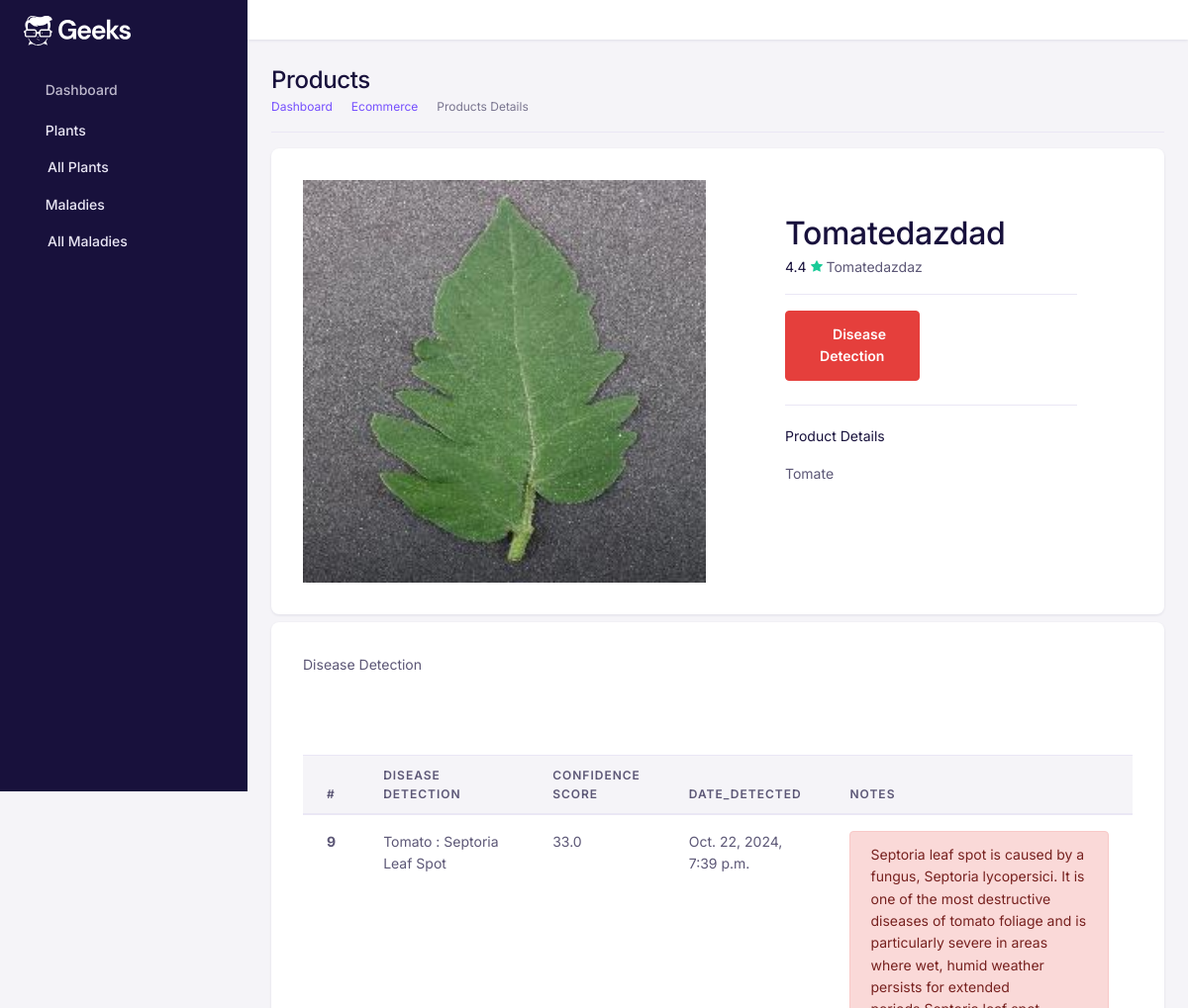
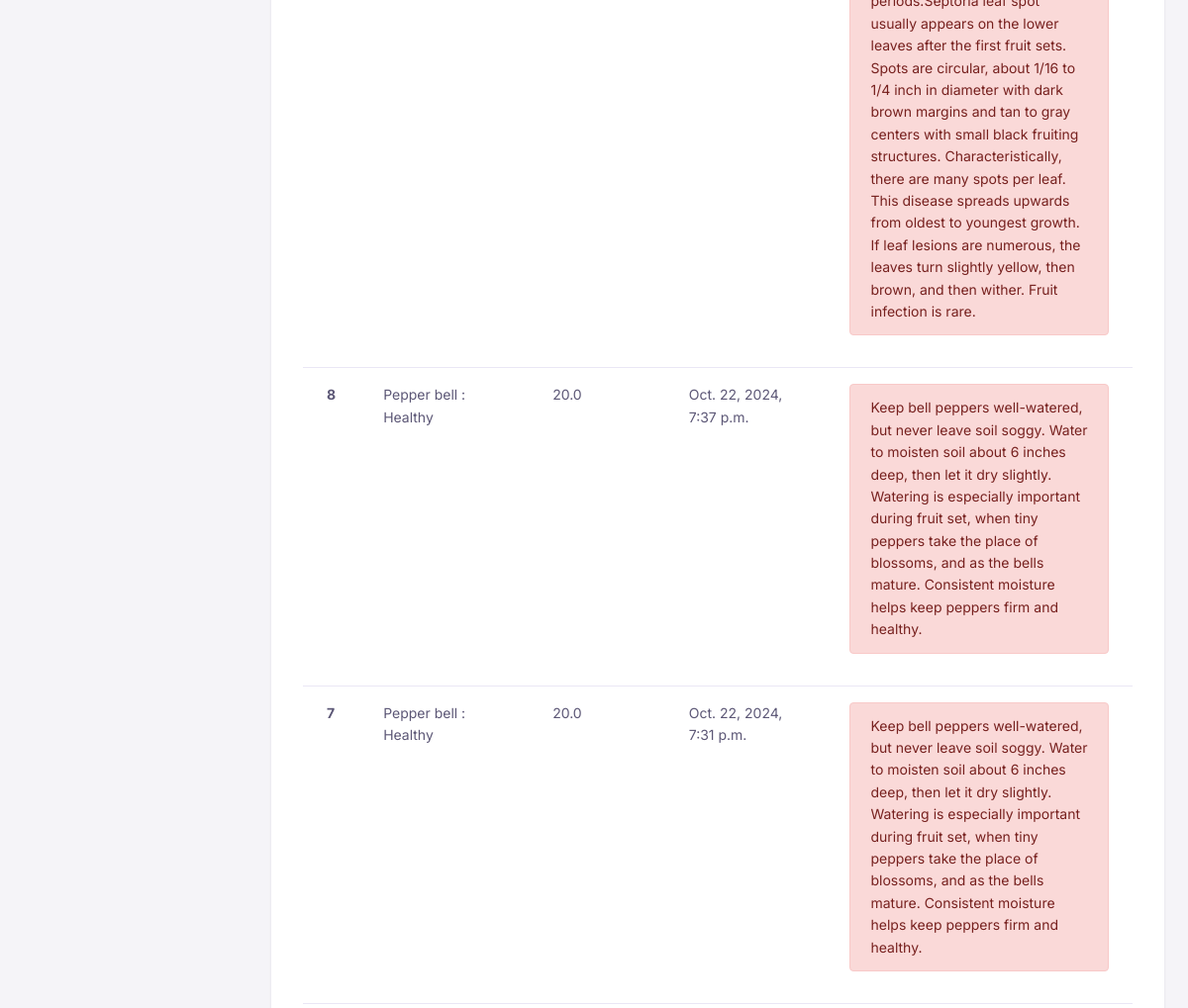
The page /plants/10/ (upper part) on the database as committed earlier (2 pictures, top to bottom).
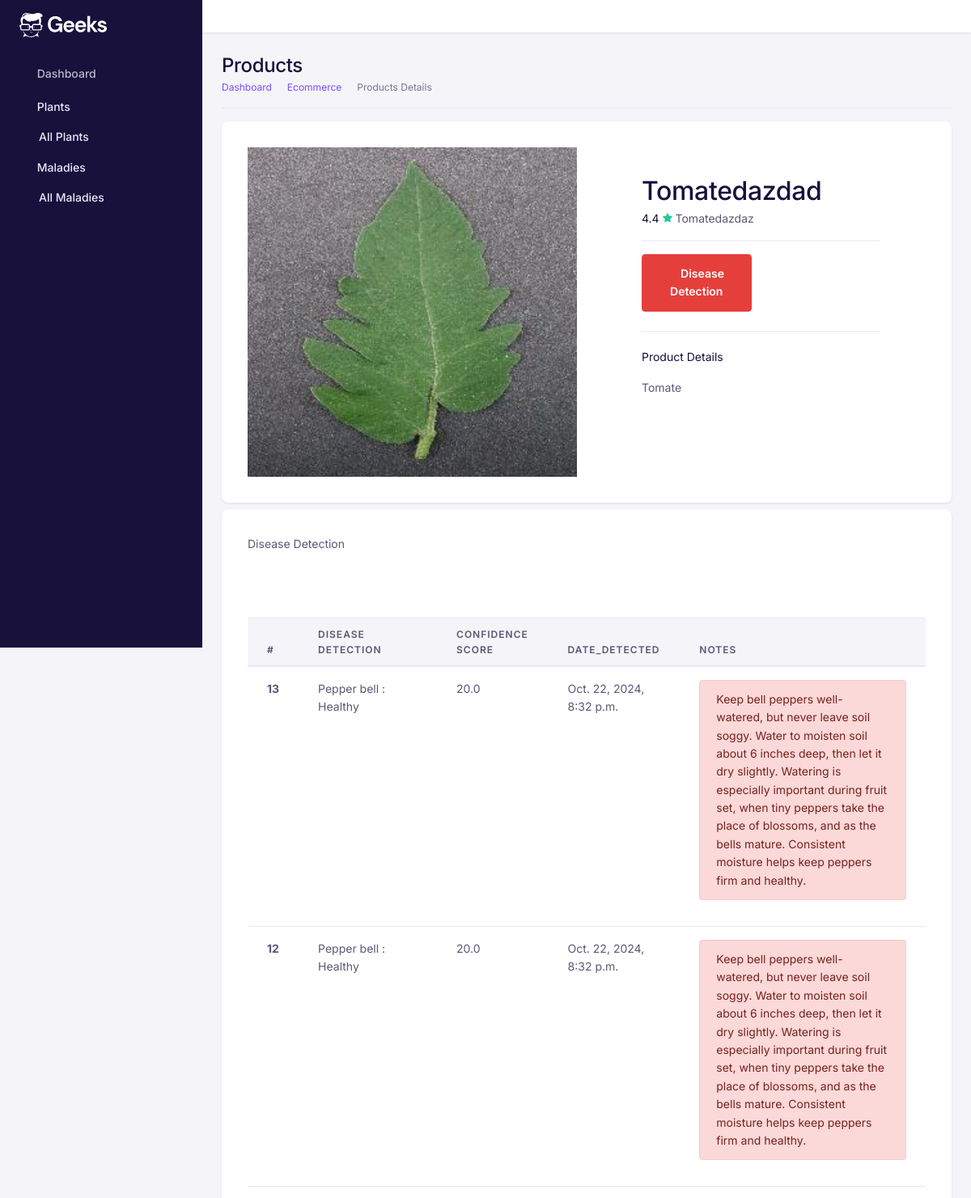
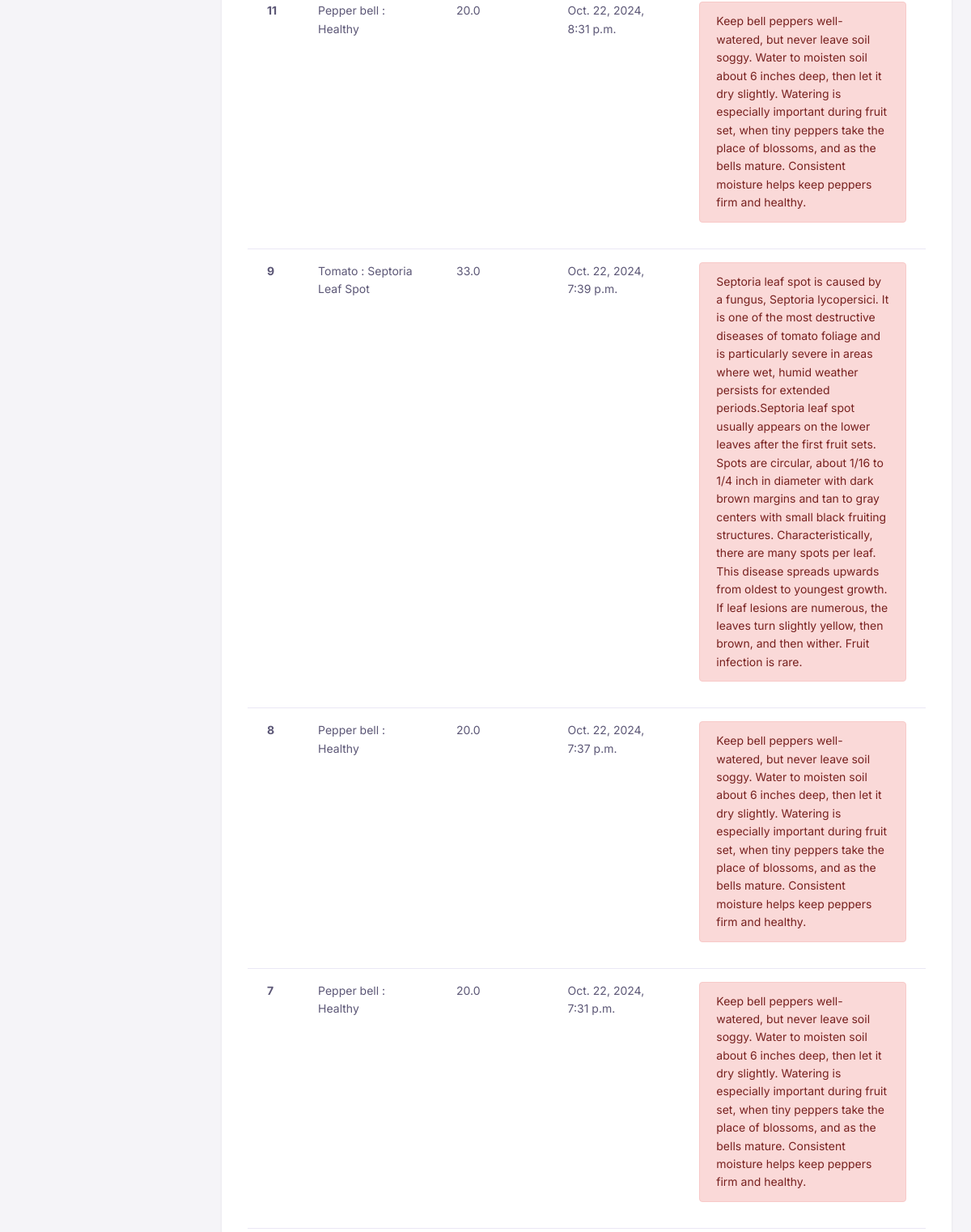
The same page on the database as committed later (2 pictures, top to bottom).
### PlantApp/models.py (models this page shows, shortened)
class DiseaseDetection(models.Model):
    plant = models.ForeignKey(Plant, on_delete=models.CASCADE, related_name='detections')
    date_detected = models.DateTimeField(auto_now_add=True)
    detected_disease = models.CharField(max_length=255)
    confidence_score = models.FloatField(null = True)
    image = models.ImageField(upload_to='detections/', blank=True, null=True)
    notes = models.TextField(blank=True, null=True)

### PlantApp/views.py (the view)
# urls.py: path('plants/<int:pk>/', plant_details, name='details'),
def plant_details(request, pk = None):
    plant = Plant.objects.get(id = pk)
    dis = DiseaseDetection.objects.filter(plant = plant).order_by('-date_detected')
    return render(request, 'plant_details.html', {'plant': plant ,'dis' : dis})

### PlantApp/templates/plant_details.html (shortened to what the changed rows need)
<!DOCTYPE html>
<html lang="en">
{% load static %}
<head>
    <link href={% static 'assets/fonts/feather/feather.css' %} rel="stylesheet" />
    <link href={% static 'assets/libs/dragula/dist/dragula.min.css' %} rel="stylesheet" />
    <link href={% static 'assets/libs/@mdi/font/css/materialdesignicons.min.css' %} rel="stylesheet" />
    <link href={% static 'assets/libs/prismjs/themes/prism.css' %} rel="stylesheet" />
    <link href={% static 'assets/libs/dropzone/dist/dropzone.css' %} rel="stylesheet" />
    <link href={% static 'assets/libs/magnific-popup/dist/magnific-popup.css' %} rel="stylesheet" />
    <link href={% static 'assets/libs/bootstrap-select/dist/css/bootstrap-select.min.css' %} rel="stylesheet">
    <link href={% static 'assets/libs/@yaireo/tagify/dist/tagify.css' %} rel="stylesheet">
    <link href={% static 'assets/libs/tiny-slider/dist/tiny-slider.css' %} rel="stylesheet">
    <link href={% static 'assets/libs/tippy.js/dist/tippy.css' %} rel="stylesheet">
    <link rel="stylesheet" href={% static 'assets/css/theme.min.css' %}>
</head>
<body>
    <div id="db-wrapper">
        <div id="page-content">
            <section class="container-fluid p-4">
                <div class="row">
                    <div class="col-lg-12 col-md-12 col-12">
                        <div
                            class="border-bottom pb-3 mb-3 d-flex flex-column flex-md-row gap-3 align-items-md-center justify-content-between">
                            <div>
                                <h1 class="mb-0 h2 fw-bold">Products</h1>
                            </div>
                        </div>
                    </div>
                </div>
                <div class="card">
                    <div class="card-body p-5">
                        <div class="row">
                            <div class="col-xl-6 col-12">
                                <div class="my-5 mx-lg-8">
                                    <div class="d-flex flex-column gap-2">
                                        <h1 class="mb-0">{{plant.name}}</h1>
                                    </div>
                                </div>
                            </div>
                        </div>
                    </div>
                </div>
                <div class="card mt-2">
                    <div class="card-body p-5">
                        <table class="table">
                            <thead>
                               <tr>
                                  <th scope="col">#</th>
                                  <th scope="col">Disease Detection</th>
                                  <th scope="col">confidence score</th>
                                  <th scope="col">date_detected</th>
                                  <th scope="col">Notes</th>
                               </tr>
                            </thead>
                            <tbody>
                                {% for di in dis %}
                               <tr>
                                  <th scope="row">{{di.id}}</th>
                                  <td>{{di.detected_disease}}</td>
                                  <td>{{di.confidence_score}}</td>
                                  <td>{{di.date_detected}}</td>
                                  <td><div class="alert alert-danger"> {{di.notes}}</div></td>
                               </tr>
                               {% endfor %}
                            </tbody>
                         </table>
                    </div>
                </div>
        </div>
    </div>
</body>
</html>

Rows that differ between the two databases and show on the page:
added DiseaseDetection: id "13", detected_disease "Pepper bell : Healthy", confidence_score "20.0", date_detected "Oct. 22, 2024, 8:32 p.m.", notes "Keep bell peppers well-watered, but never leave soil soggy. Water to moisten soil about 6 inches deep, then let it dry slightly. Watering is especially important during fruit set, when tiny peppers take the place of blossoms, and as the bells mature. Consistent moisture helps keep peppers firm and healthy."
added DiseaseDetection: id "12", detected_disease "Pepper bell : Healthy", confidence_score "20.0", date_detected "Oct. 22, 2024, 8:32 p.m.", notes "Keep bell peppers well-watered, but never leave soil soggy. Water to moisten soil about 6 inches deep, then let it dry slightly. Watering is especially important during fruit set, when tiny peppers take the place of blossoms, and as the bells mature. Consistent moisture helps keep peppers firm and healthy."
added DiseaseDetection: id "11", detected_disease "Pepper bell : Healthy", confidence_score "20.0", date_detected "Oct. 22, 2024, 8:31 p.m.", notes "Keep bell peppers well-watered, but never leave soil soggy. Water to moisten soil about 6 inches deep, then let it dry slightly. Watering is especially important during fruit set, when tiny peppers take the place of blossoms, and as the bells mature. Consistent moisture helps keep peppers firm and healthy."
